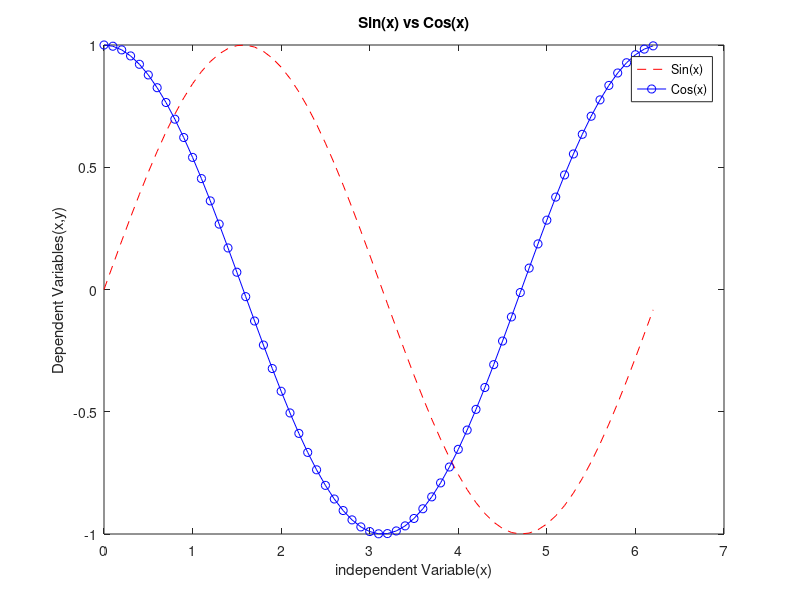

Reproduce this figure in MATLAB.
x=0:0.1:2*pi;
y = sin(x);
z = cos(x);
figure(1);
plot(x,y,'r--',x,z, 'b-o');
title('Sin(x) vs Cos(x)');
legend('Sin(x)','Cos(x)');
xlabel('independent Variable(x)');
ylabel('Dependent Variables(x,y)');
